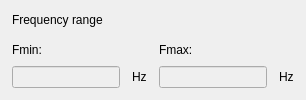
        <widget class="QWidget" name="widget_4" native="true">
         <property name="minimumSize">
          <size>
           <width>0</width>
           <height>0</height>
          </size>
         </property>
         <layout class="QGridLayout" name="gridLayout_4">
          <property name="leftMargin">
           <number>12</number>
          </property>
          <property name="topMargin">
           <number>12</number>
          </property>
          <property name="rightMargin">
           <number>12</number>
          </property>
          <property name="bottomMargin">
           <number>12</number>
          </property>
          <property name="horizontalSpacing">
           <number>12</number>
          </property>
          <item row="1" column="2">
           <widget class="QLabel" name="label_64">
            <property name="text">
             <string>Fmax:</string>
            </property>
           </widget>
          </item>
          <item row="2" column="3">
           <widget class="QLabel" name="label_FmaxUnit">
            <property name="text">
             <string>Hz</string>
            </property>
           </widget>
          </item>
          <item row="0" column="0" colspan="3">
           <widget class="QWidget" name="widget_6" native="true">
            <layout class="QHBoxLayout" name="horizontalLayout_16">
             <property name="spacing">
              <number>0</number>
             </property>
             <property name="leftMargin">
              <number>0</number>
             </property>
             <property name="topMargin">
              <number>0</number>
             </property>
             <property name="rightMargin">
              <number>0</number>
             </property>
             <property name="bottomMargin">
              <number>6</number>
             </property>
             <item>
              <widget class="QLabel" name="label_freq">
               <property name="text">
                <string>Frequency range</string>
               </property>
              </widget>
             </item>
            </layout>
           </widget>
          </item>
          <item row="2" column="0">
           <widget class="QLineEdit" name="lineEdit_Fmin">
            <property name="enabled">
             <bool>false</bool>
            </property>
           </widget>
          </item>
          <item row="2" column="2">
           <widget class="QLineEdit" name="lineEdit_Fmax">
            <property name="enabled">
             <bool>false</bool>
            </property>
           </widget>
          </item>
          <item row="2" column="1">
           <widget class="QLabel" name="label_FminUnit">
            <property name="text">
             <string>Hz</string>
            </property>
           </widget>
          </item>
          <item row="1" column="0">
           <widget class="QLabel" name="label_65">
            <property name="text">
             <string>Fmin:</string>
            </property>
           </widget>
          </item>
         </layout>
        </widget>
